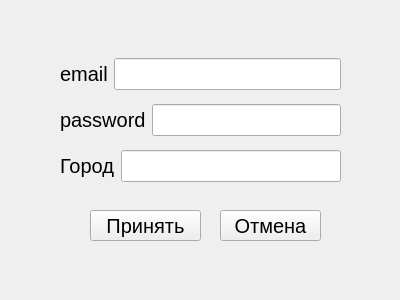
<?xml version="1.0" encoding="UTF-8"?>
<ui version="4.0">
 <class>reg_user</class>
 <widget class="QWidget" name="reg_user">
  <property name="geometry">
   <rect>
    <x>0</x>
    <y>0</y>
    <width>400</width>
    <height>300</height>
   </rect>
  </property>
  <property name="windowTitle">
   <string>Form</string>
  </property>
  <widget class="QPushButton" name="accept">
   <property name="geometry">
    <rect>
     <x>90</x>
     <y>210</y>
     <width>111</width>
     <height>31</height>
    </rect>
   </property>
   <property name="font">
    <font>
     <pointsize>15</pointsize>
    </font>
   </property>
   <property name="text">
    <string>Принять</string>
   </property>
  </widget>
  <widget class="QPushButton" name="cancel">
   <property name="geometry">
    <rect>
     <x>220</x>
     <y>210</y>
     <width>101</width>
     <height>31</height>
    </rect>
   </property>
   <property name="font">
    <font>
     <pointsize>15</pointsize>
    </font>
   </property>
   <property name="text">
    <string>Отмена</string>
   </property>
  </widget>
  <widget class="QWidget" name="layoutWidget">
   <property name="geometry">
    <rect>
     <x>60</x>
     <y>50</y>
     <width>281</width>
     <height>141</height>
    </rect>
   </property>
   <property name="font">
    <font>
     <pointsize>15</pointsize>
    </font>
   </property>
   <layout class="QVBoxLayout" name="verticalLayout">
    <item>
     <layout class="QHBoxLayout" name="horizontalLayout">
      <item>
       <widget class="QLabel" name="label">
        <property name="font">
         <font>
          <pointsize>15</pointsize>
         </font>
        </property>
        <property name="text">
         <string>email</string>
        </property>
       </widget>
      </item>
      <item>
       <widget class="QLineEdit" name="email">
        <property name="font">
         <font>
          <pointsize>15</pointsize>
         </font>
        </property>
       </widget>
      </item>
     </layout>
    </item>
    <item>
     <layout class="QHBoxLayout" name="horizontalLayout_2">
      <item>
       <widget class="QLabel" name="label_2">
        <property name="font">
         <font>
          <pointsize>15</pointsize>
         </font>
        </property>
        <property name="text">
         <string>password</string>
        </property>
       </widget>
      </item>
      <item>
       <widget class="QLineEdit" name="pass">
        <property name="font">
         <font>
          <pointsize>15</pointsize>
         </font>
        </property>
       </widget>
      </item>
     </layout>
    </item>
    <item>
     <layout class="QHBoxLayout" name="horizontalLayout_3">
      <item>
       <widget class="QLabel" name="label_3">
        <property name="font">
         <font>
          <pointsize>15</pointsize>
         </font>
        </property>
        <property name="text">
         <string>Город</string>
        </property>
       </widget>
      </item>
      <item>
       <widget class="QLineEdit" name="town">
        <property name="font">
         <font>
          <pointsize>15</pointsize>
         </font>
        </property>
       </widget>
      </item>
     </layout>
    </item>
   </layout>
  </widget>
 </widget>
 <resources/>
 <connections/>
</ui>
